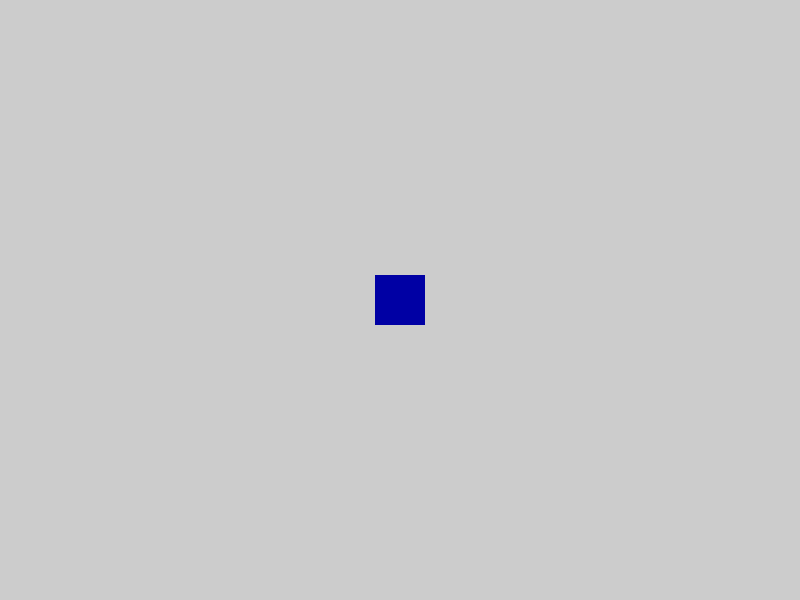
Frame 1 (no input)
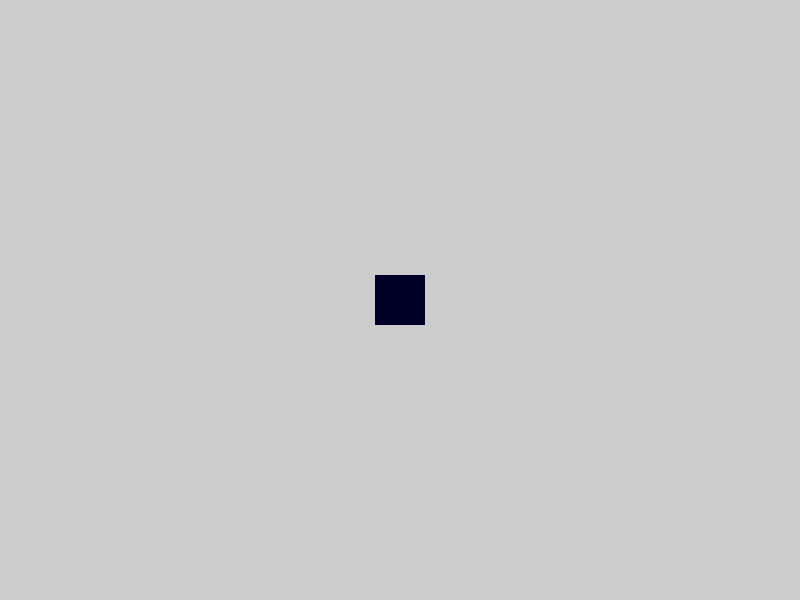
Frame 60 (the mouse pressed at the canvas centre just before this capture)
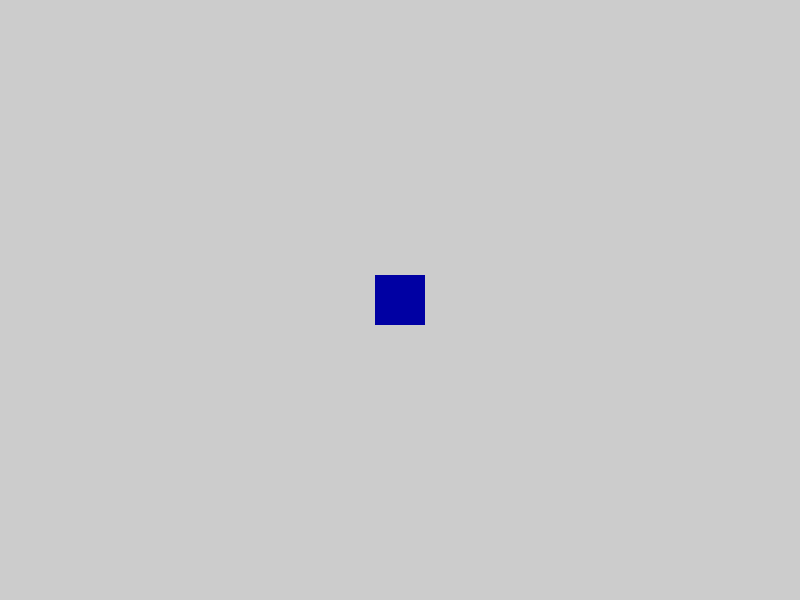
Frame 120 (the mouse held since frame 60 and released just before this capture)

The Processing sketch that drew these frames (run headless with seeded random() and noise(); from frame 60 on, the mouse is pressed at the canvas centre):

// Processing sketch: VoidFunctions
// ── VoidFunctions.pde
void setup(){
  size(800,600);
  noStroke();
}


void draw(){
  forgeABlueSquare();
}


void forgeABlueSquare(){
  fill(0,0,random(255));
  rectMode(CENTER);
  rect(width/2,height/2,50,50);
}


void craftA2DimensionalSphere(){
  //ellipse(mouseX,mouseY,diam,diam);
}
  
  
  
